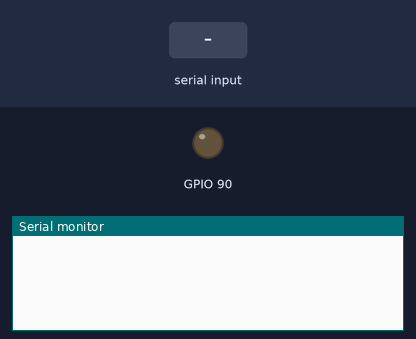
The sketch below on a simulated ESP32. On the bench: output pins drawn as LEDs (lit = HIGH), the last lines printed to the serial monitor. Inputs (shaded band) come from the test bench.

Above: at 1.2 s.
1.3 s: "W90\n" received over Serial
At 2.8 s:
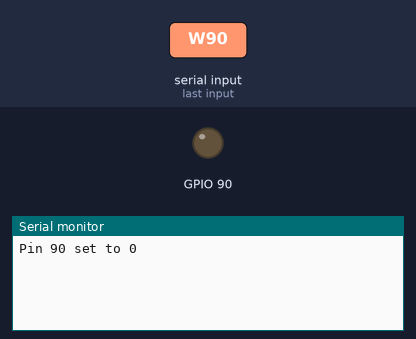
3.8 s: "R90\n" received over Serial
At 5.1 s:
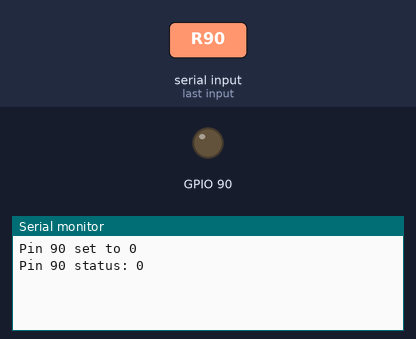

The sketch:

esp32.ino
```cpp
#include <Arduino.h>

const int RX_PIN = 3;
const int TX_PIN = 1;
const int BAUD_RATE = 115200;

bool isDigitalPinValid(int pin);
bool isPinWritable(int pin);

void setup() {
  Serial.begin(BAUD_RATE);
  pinMode(RX_PIN, INPUT);
  pinMode(TX_PIN, OUTPUT);
}

void loop() {
  if (Serial.available()) {
    char command = Serial.read();
    int pin, value;

    switch (command) {
      case 'R': // READ
        pin = Serial.parseInt();
        if (isDigitalPinValid(pin)) {
          int status = digitalRead(pin);
          Serial.print("Pin ");
          Serial.print(pin);
          Serial.print(" status: ");
          Serial.println(status);
        }
        break;

      case 'W': // WRITE
        pin = Serial.parseInt();
        value = Serial.parseInt();
        if (isDigitalPinValid(pin) && isPinWritable(pin)) {
          pinMode(pin, OUTPUT);
          digitalWrite(pin, value);
          Serial.print("Pin ");
          Serial.print(pin);
          Serial.print(" set to ");
          Serial.println(value);
        }
        break;

      case 'A': // READ_ALL
        for (pin = 0; pin <= 39; pin++) {
          if (isDigitalPinValid(pin)) {
            int status = digitalRead(pin);
            Serial.print("Pin ");
            Serial.print(pin);
            Serial.print(" status: ");
            Serial.println(status);
          }
        }
        break;
    }
  }
}

bool isDigitalPinValid(int pin) {
  // Exclude unusable pins, not available pins, and INPUT only pins
  return !(pin == 6 || pin == 7 || pin == 8 || pin == 9 || pin == 10 || pin == 11 ||
           pin == 34 || pin == 35 || pin == 36 || pin == 39 ||
           pin == 20 || pin == 24 || pin == 28 || pin == 29 ||
           pin == 30 || pin == 31 || pin == 37 || pin == 38);
}

bool isPinWritable(int pin) {
  // Exclude pins that are not writable
  return !(pin == 34 || pin == 35 || pin == 36 || pin == 39);
}
```

Measured:
- after the input at 1.3 s, the serial monitor: prints a new line after 1.0 s (image 1)
- after the input at 3.8 s, the serial monitor: prints a new line at once (image 2)
